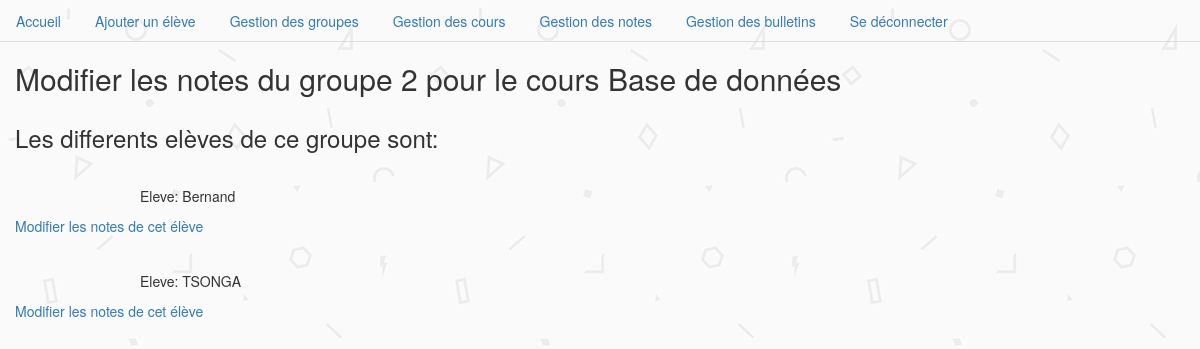
Screenshot of /majNotesEleve.php?id=16&num=2 (signed in) with the database file from the repository.
### tables this page shows
CREATE TABLE IF NOT EXISTS `groupe` (
  `num_groupe` int(11) NOT NULL AUTO_INCREMENT,
  `id_admin` int(4) DEFAULT NULL,
  PRIMARY KEY (`num_groupe`),
  KEY `id_admin` (`id_admin`)
);

CREATE TABLE IF NOT EXISTS `cours` (
  `id_cours` int(4) NOT NULL AUTO_INCREMENT,
  `nom_cours` varchar(255) DEFAULT NULL,
  `coefficient` int(4) DEFAULT NULL,
  `coef_TP` int(4) DEFAULT NULL,
  `coef_PRJ` int(4) DEFAULT NULL,
  `coef_DE` int(4) DEFAULT NULL,
  `coef_CE` int(4) DEFAULT NULL,
  `id_prof` int(11) NOT NULL,
  PRIMARY KEY (`id_cours`),
  KEY `id_prof` (`id_prof`)
);

CREATE TABLE IF NOT EXISTS `eleve` (
  `matricule` int(4) NOT NULL AUTO_INCREMENT,
  `nom_eleve` varchar(255) DEFAULT NULL,
  `prenom_eleve` varchar(255) DEFAULT NULL,
  `adresse` varchar(255) DEFAULT NULL,
  `code_postal` int(4) DEFAULT NULL,
  `ville` varchar(255) DEFAULT NULL,
  `tel_domicile` varchar(255) DEFAULT NULL,
  `tel_mobile` varchar(255) DEFAULT NULL,
  `date_naissance` varchar(255) DEFAULT NULL,
  `sexe` varchar(255) DEFAULT NULL,
  `date_inscription` varchar(255) DEFAULT NULL,
  `etablissement` varchar(255) DEFAULT NULL,
  `photo` longblob,
  `vaccinations` varchar(255) DEFAULT NULL,
  `allergies` varchar(255) DEFAULT NULL,
  `remarques` varchar(255) DEFAULT NULL,
  `bulletin` int(11) DEFAULT '0',
  `num_groupe` int(11) NOT NULL DEFAULT '99',
  PRIMARY KEY (`matricule`),
  KEY `num_groupe` (`num_groupe`)
);

### majNotesEleve.php (the view, shortened to what this page needs)
<?php
if (isset($_GET['id']))
{
		$id=$_GET['id'];
}
if (isset($_GET['num']))
{
		$num=$_GET['num'];
}
				include("connexion_bdd.php");
				$req_nomCour="SELECT * FROM cours WHERE id_cours='$id'";
				$req_nomCour = $pdo->query($req_nomCour);
				$req_nomCour->setFetchMode(PDO::FETCH_OBJ);
				while ($result=$req_nomCour->fetch())
				{
				$nomCours=$result->nom_cours;
				}
				$req_nomGroupe="SELECT * FROM groupe WHERE num_groupe='$num'";
				$req_nomGroupe = $pdo->query($req_nomGroupe);
				$req_nomGroupe->setFetchMode(PDO::FETCH_OBJ);
				while ($result=$req_nomGroupe->fetch())
				{
				$nomGroupe=$result->num_groupe;
				}
?>
<!DOCTYPE html>
<html xmlns="http://www.w3.org/1999/xhtml" xml:lang="fr" lang="fr">
<head>
 <link href="css/bootstrap.min.css" media="screen" type="text/css" rel="stylesheet">
 <link rel="stylesheet" media="screen" type="text/css" href="css/style.css"/>
</head>
<body >
		<header>
			<?php include("navigation.php"); ?>
		</header>
<div class=" center-block col-md-12" >
<?php echo("<h2>Modifier les notes du groupe ".$nomGroupe." pour le cours ".$nomCours."</h2>");?>
</div>
<?php
			echo("<div class=' center-block col-md-12' ><p><h3> Les differents elèves de ce groupe sont:</p></h3><div>");
			$req_search = "SELECT * FROM eleve WHERE Num_groupe=$num AND bulletin=0 ";
			$req_search = $pdo->query($req_search);
			$req_search->setFetchMode(PDO::FETCH_OBJ);
			while ($result=$req_search->fetch())
			{
			echo("<div class='center-block col-md-12' ></br><form class='form-horizontal' method='post' action='#'>
			<div  class='col-md-4  col-md-offset-1'>
			<p><tr><td> Eleve: " . $result->nom_eleve . "</td></tr></p>
			</div></div>");
			echo("<div class='form-group' >");
			echo("<a href='majNotesEleveIndiv.php?id=".$id."&mat=".$result->matricule."' alt='Màj' title='Mise à jour'>Modifier les notes de cet élève</a></br></div>");
			}
?>
</body>
</html>

### css/style.css (style rules this page uses)
body { background:url("fond.png") repeat fixed; }

### rows the page displays
groupe: num_groupe "2"
cours: nom_cours "Base de données"
eleve: nom_eleve "Bernand"
eleve: nom_eleve "TSONGA"
